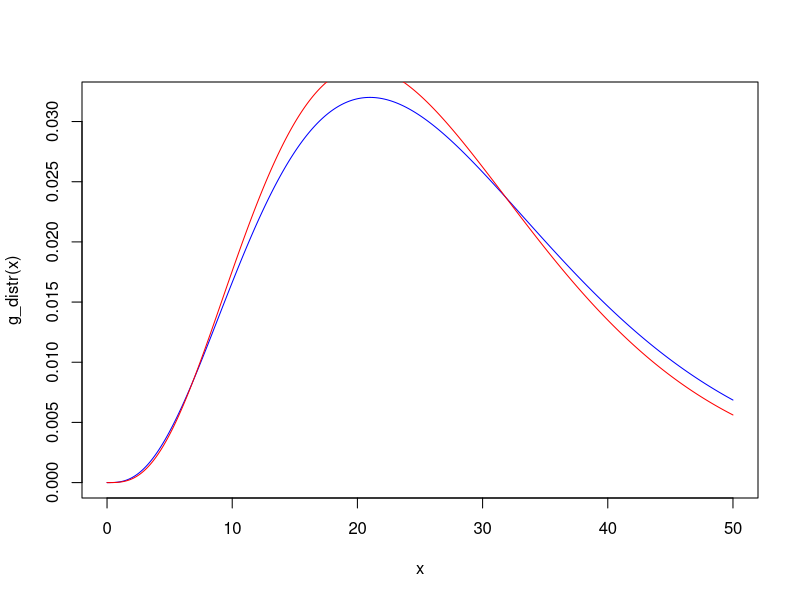
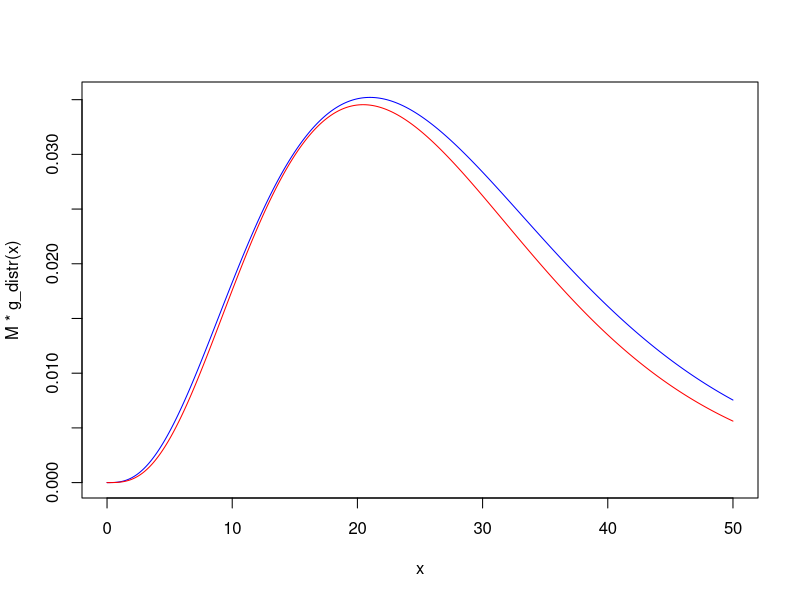
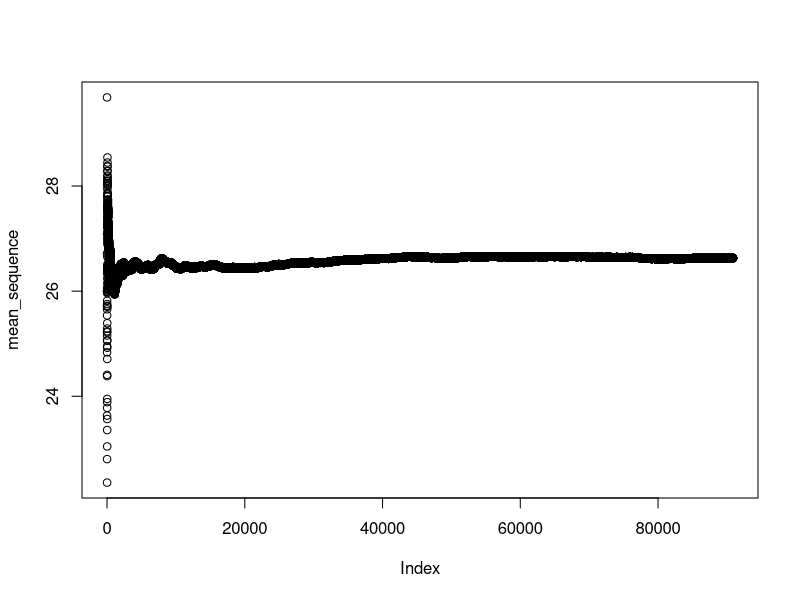
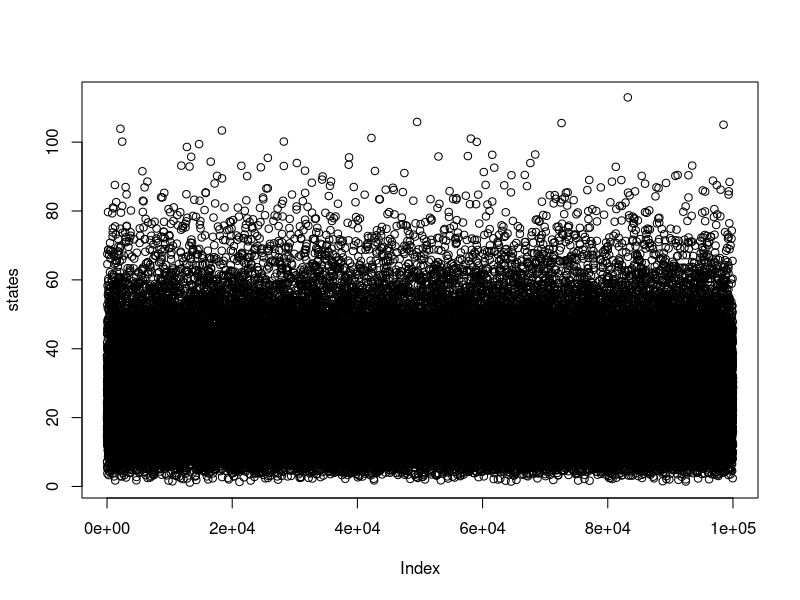
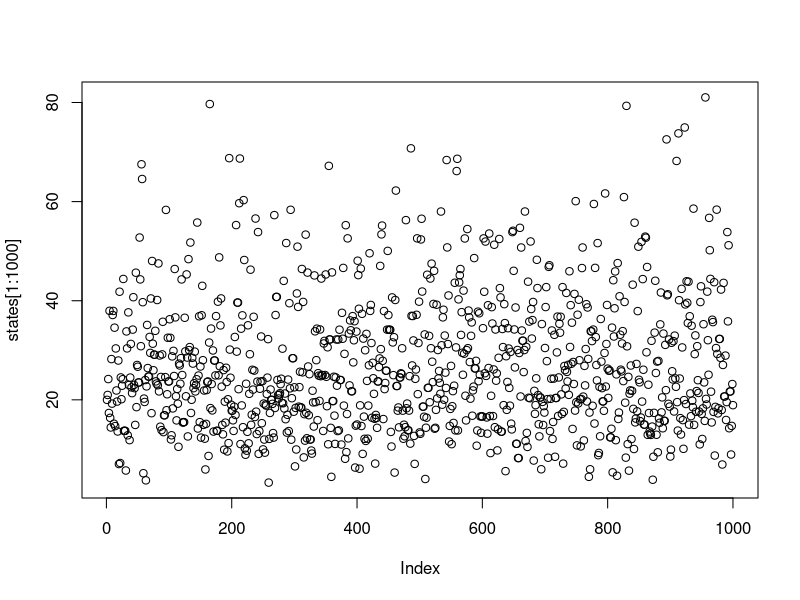
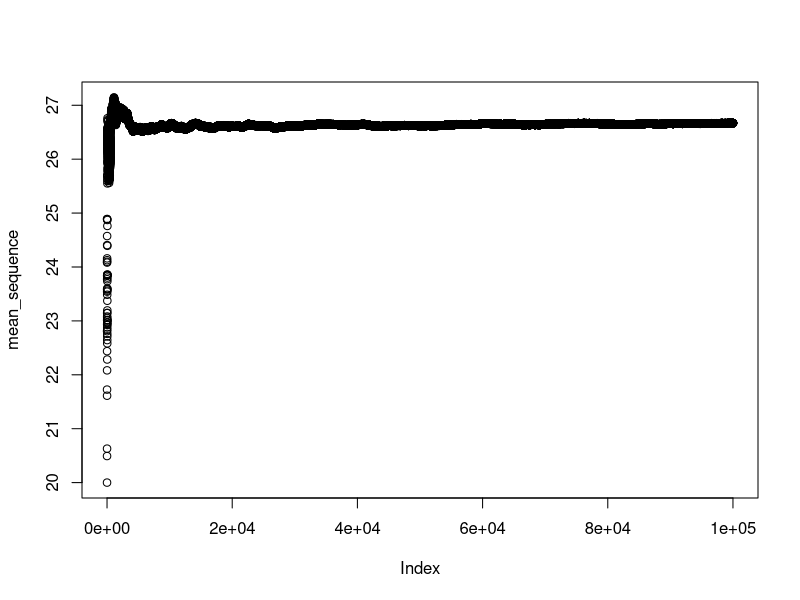
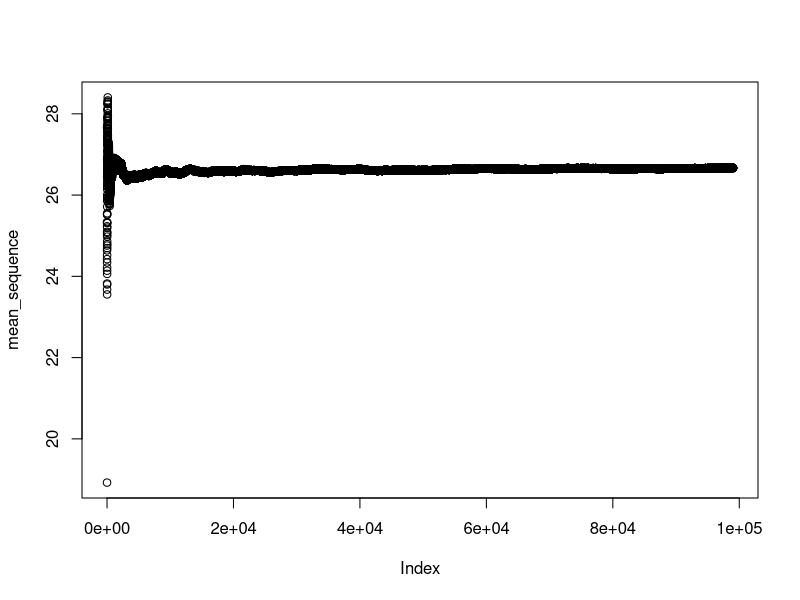

The R script that drew these images, in order: (Note: a time limit stopped this script after it produced the figures.)
## ---- chunk 1
knitr::opts_chunk$set(echo = TRUE, fig.height = 4)
## ---- chunk 2
alpha_pi <- 4.3
beta_pi <- 6.2

alpha_g <- 4
beta_g <- 7

pi_distr <- function(x) {
  dgamma(x, shape = alpha_pi, scale  = beta_pi)
}

g_distr <- function(x) {
  dgamma(x, shape = alpha_g, scale  = beta_g)
}

g_sample <- function(n = 1) {
  rgamma(n, shape = alpha_g, scale  = beta_g)
}

pi_div_g_distr <- function(x) {
  # TODO make more computationally efficient
  pi_distr(x) / g_distr(x)
}
  
x <- seq(0, 50, 0.01)

plot(x, g_distr(x), type="l", col="blue")
lines(x, pi_distr(x), col="red")
## ---- chunk 3
x_star <- (alpha_g-alpha_pi)/(1/beta_g-1/beta_pi)
x_star

pi_distr(x_star) / g_distr(x_star)
## ---- chunk 4
# Use 1.1 to be sure
M <- 1.1

plot(x, M*g_distr(x), type="l", col="blue")
lines(x, pi_distr(x), col="red")
## ---- chunk 5
N <- 100000
set.seed(2020)

samples <- c()

# TODO optimize?
for (i in 1:N) {
  x <- g_sample(1)
  r <- pi_div_g_distr(x)/M
  
  u = runif(1)
  if (r <= u) {
    next;
  } else {
    samples <- c(samples, x)
  }
}

mean_sequence <- cumsum(samples) / seq_along(samples)
plot(mean_sequence)

mean_sequence[length(mean_sequence)]
## ---- chunk 6
theoretical_mean <- alpha_pi * beta_pi
theoretical_mean
## ---- chunk 7
metropolis_hastings <- function(q_sample, q_ratio, pi_ratio, N, initial_state) {
  state <- initial_state
  
  states <- list(state)
  
  for (i in 1:N) {
    proposed <- q_sample()
    
    alpha <- q_ratio(state, proposed) * pi_ratio(proposed, state)

    if (alpha >= 1 || runif(1) <= alpha) {
      state <- proposed
    }
      
    states <- append(states, list(state))
  }
  
  return (states)
}

states <- unlist(metropolis_hastings(
  g_sample,
  function(x, y) g_distr(x) / g_distr(y),
  function(x, y) pi_distr(x) / pi_distr(y),
  N,
  20
))

plot(states)
plot(states[1:1000])

mean_sequence <- cumsum(states) / seq_along(states)
plot(mean_sequence)

burn_in_length <- 1000
samples <- states[burn_in_length:length(states)]
mean_sequence <- cumsum(samples) / seq_along(samples)
plot(mean_sequence)

mean_sequence[length(mean_sequence)]
## ---- chunk 8
alpha_g2 <- 5
beta_g2 <- 6

g2_distr <- function(x) {
  dgamma(x, shape = alpha_g2, scale  = beta_g2)
}

g2_sample <- function(n = 1) {
  rgamma(n, shape = alpha_g2, scale  = beta_g2)
}

states <- unlist(metropolis_hastings(
  g2_sample,
  function(x, y) g2_distr(x) / g2_distr(y),
  function(x, y) pi_distr(x) / pi_distr(y),
  N,
  20
))

plot(states)
plot(states[1:1000])

mean_sequence <- cumsum(states) / seq_along(states)
plot(mean_sequence)

burn_in_length <- 1000
samples <- states[burn_in_length:length(states)]
mean_sequence <- cumsum(samples) / seq_along(samples)
plot(mean_sequence)

mean_sequence[length(mean_sequence)]
## ---- chunk 9
tab <- read.table("LogisticData.txt", header = TRUE, sep = "", dec = ".")

head(tab)
## ---- chunk 10
data <- data.frame(
  emergency = tab$erodd,
  # hmo = factor(tab$np),
  # health = factor(tab$metq)
  hmo = tab$np,
  health = tab$metq
)

head(data)
## ---- chunk 11
logistic_model <- glm(emergency ~ hmo + health, data = data, family = "binomial")

sum <- summary(logistic_model)

sum
## ---- chunk 12
a_mean <- sum$coefficients["(Intercept)", "Estimate"]
a_variance <- sum$coefficients["(Intercept)", "Std. Error"]^2

b_mean <- sum$coefficients["hmo", "Estimate"]
b_variance <- sum$coefficients["hmo", "Std. Error"]^2

c_mean <- sum$coefficients["health", "Estimate"]
c_variance <- sum$coefficients["health", "Std. Error"]^2

tab <- data.frame(
  a = c(a_mean, a_variance),
  b = c(b_mean, b_variance),
  c = c(c_mean, c_variance)
)

row.names(tab) <- c("Mean", "Variance")

tab
## ---- chunk 13
library(mvtnorm)

likelihood <- function(data, a, b, c) {
  hmos <- unique(data$hmo)
  k <- length(hmos)
  
  likelihood <- 1
  
  for (i in 1:k) {
    indices <- which(data$hmo == hmos[i])
    exp_factor <- exp(a + b*hmos[i]+c*data$health[indices])
    
    factors <- ifelse(data$emergency[indices], exp_factor, 1) / (1 + exp_factor)
    
    likelihood <- likelihood * prod(factors)
  }
  
  return (likelihood)
}

mean <- c(a_mean, b_mean, c_mean)
sigma <- diag(c(a_variance, b_variance, c_variance))
sample_proposal <- function() rmvnorm(1, mean, sigma)
proposal_likelihood <- function(x) dmvnorm(x, mean, sigma, log=FALSE)

states <- metropolis_hastings(
  function() c(sample_proposal()),
  function(x, y) proposal_likelihood(x) / proposal_likelihood(y),
  function(x, y) likelihood(data, x[1], x[2], x[3]) / likelihood(data, y[1], y[2], y[3]),
  N,
  mean
)
## ---- chunk 14
samples <- data.frame()
for (s in states) {
  samples <- rbind(samples, list(a=s[1],b=s[2],c=s[3]))
}

plot(0:N, samples$a, col="red", ylim=c(-10, 10))
points(0:N, samples$b, col="green")
points(0:N, samples$c, col="blue")
